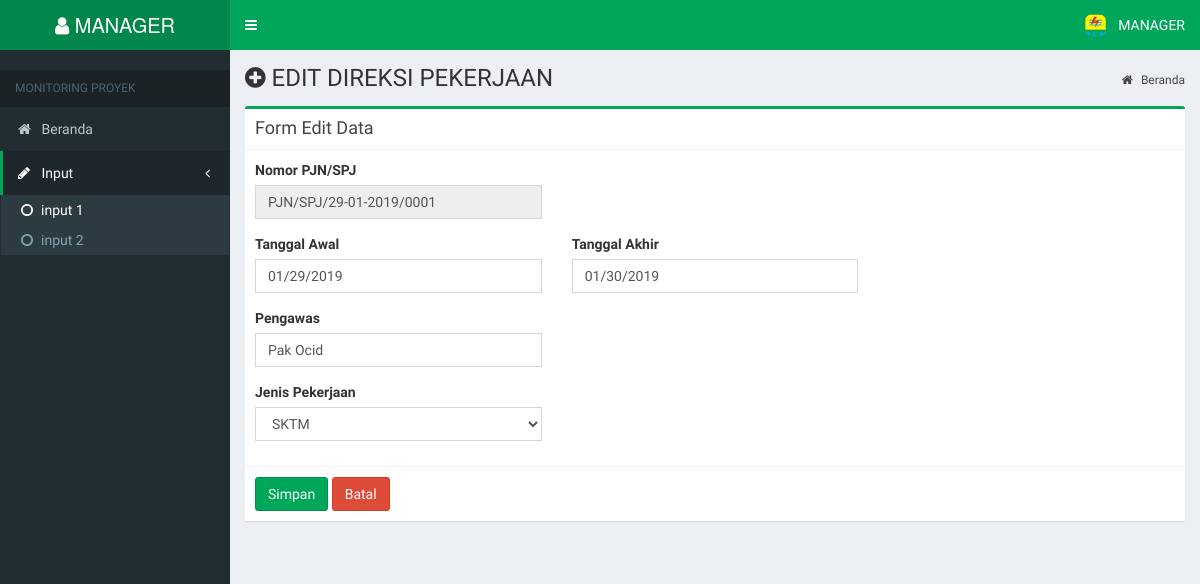
The app's page /index.php?page=input1edit&id=PJN/SPJ/29-01-2019/0001 (signed in) with its own data.
### tables this page shows
CREATE TABLE `tbl_user` (
  `username` varchar(30) NOT NULL,
  `password` varchar(10) NOT NULL,
  `role` int(5) NOT NULL
);

CREATE TABLE `tbl_input4` (
  `nomer_pjn_spj` varchar(40) NOT NULL,
  `tanggal_awal` date NOT NULL,
  `tanggal_akhir` date NOT NULL,
  `pengawas` text NOT NULL,
  `jenis_pekerjaan` varchar(10) NOT NULL
);

### page/input1/input1edit.php (the view, shortened to what this page needs)
<section class="content-header">
    <h1> <i class="fa fa-plus-circle"></i> EDIT DIREKSI PEKERJAAN</h1>
    <ol class="breadcrumb">
        <li><a href="#"><i class="fa fa-home"></i> Beranda</a></li>
    </ol>
</section>
<?php
    $getdata = mysqli_query($conn, "SELECT * FROM tbl_input4 WHERE nomer_pjn_spj='$_GET[id]'") or die (mysqli_error($conn));
    $data    = mysqli_fetch_array($getdata);
?>
<section class="content container-fluid">
    <div class="row">
        <div class="col-md-12">
            <div class="row">
                <div class="col-md-12">
                    <div class="box box-success">
                        <div class="box-header with-border">
                            <h3 class="box-title">Form Edit Data</h3>
                        </div>
                        <form action="?page=input1editpro" method="post" enctype="multipart/form-data">
                        <div class="box-body">
                            <div class="row">
                                <div class="col-md-4">
                                    <div class="form-group">
                                        <label>Nomor PJN/SPJ</label>
                                        <input type="text" class="form-control" name="nomer_pjn_spj" placeholder="Masukan Nomor PJN/SPJ" value="<?= $data['nomer_pjn_spj'] ?>" readonly>
                                    </div>
                                </div>
                            </div>
                            <div class="row">
                                <div class="col-md-4">
                                    <div class="form-group">
                                        <label>Tanggal Awal</label>
                                        <input type="text" id="datepicker" class="form-control" name="tanggal_awal" placeholder="Masukan Tanggal Awal" autocomplete="off" value="<?= date('m/d/Y', strtotime($data['tanggal_awal'])) ?>" required>
                                    </div>
                                </div>
                                <div class="col-md-4">
                                    <div class="form-group">
                                        <label>Tanggal Akhir</label>
                                        <input type="text" id="datepicker2" class="form-control" name="tanggal_akhir" placeholder="Masukan Tanggal Akhir" autocomplete="off" value="<?= date('m/d/Y', strtotime($data['tanggal_akhir'])) ?>" required>
                                    </div>
                                </div>
                            </div>
                            <div class="row">
                                <div class="col-md-4">
                                    <div class="form-group">
                                         <label>Pengawas</label>
                                        <input type="text" class="form-control" name="pengawas" placeholder="Masukan nama pengawas" autocomplete="off" value="<?= $data['pengawas'] ?>" required>
                                    </div>
                                </div>
                            </div>
                            <div class="row">
                                <div class="col-md-4">
                                    <div class="form-group">
                                        <label>Jenis Pekerjaan</label>
                                        <select class="form-control" name="jenis_pekerjaan">
                                            <option value="SKTM" <?= ($data['jenis_pekerjaan'] == 'SKTM') ? "SELECTED" : ""; ?>>SKTM</option>
                                        </select>
                                    </div>
                                </div>
                            </div>
                        </div>
                        <div class="box-footer">
                            <input type="submit" name="submit" class="btn btn-success" value="Simpan">
                            <a href="?page=input1" class="btn btn-danger">Batal</a>
                        </div>
                        </form>
                    </div>
                </div>
            </div>
        </div>
    </div>
</section>

### header.php (shortened to what this page needs)
<?php
    $user = $_SESSION['username'];
    $sql = mysqli_query($conn, "SELECT * FROM tbl_user WHERE username='$user'");
    $userdata = mysqli_fetch_array($sql);
?>
<a href="?page=dashboard" class="logo">
    <span class="logo-lg">
    <i class="fa fa-user"></i> <?= $userdata['username'] ?>
    </span>
</a>
<nav class="navbar navbar-static-top" role="navigation">
    <a href="#" class="sidebar-toggle" data-toggle="push-menu" role="button">
    </a>
    <div class="navbar-custom-menu">
    <ul class="nav navbar-nav">
        <li class="dropdown user user-menu">
            <a href="#" class="dropdown-toggle" data-toggle="dropdown">
            <img src="img/pln.png" class="user-image" alt="User Image">
                <span class="hidden-xs"><?= strtoupper($userdata['username']) ?></span>
            </a>
        </li>
    </ul>
    </div>
</nav>

### records on screen
tbl_user: username "MANAGER"
tbl_input4: nomer_pjn_spj "PJN/SPJ/29-01-2019/0001", tanggal_awal "01/29/2019", tanggal_akhir "01/30/2019", pengawas "Pak Ocid"
